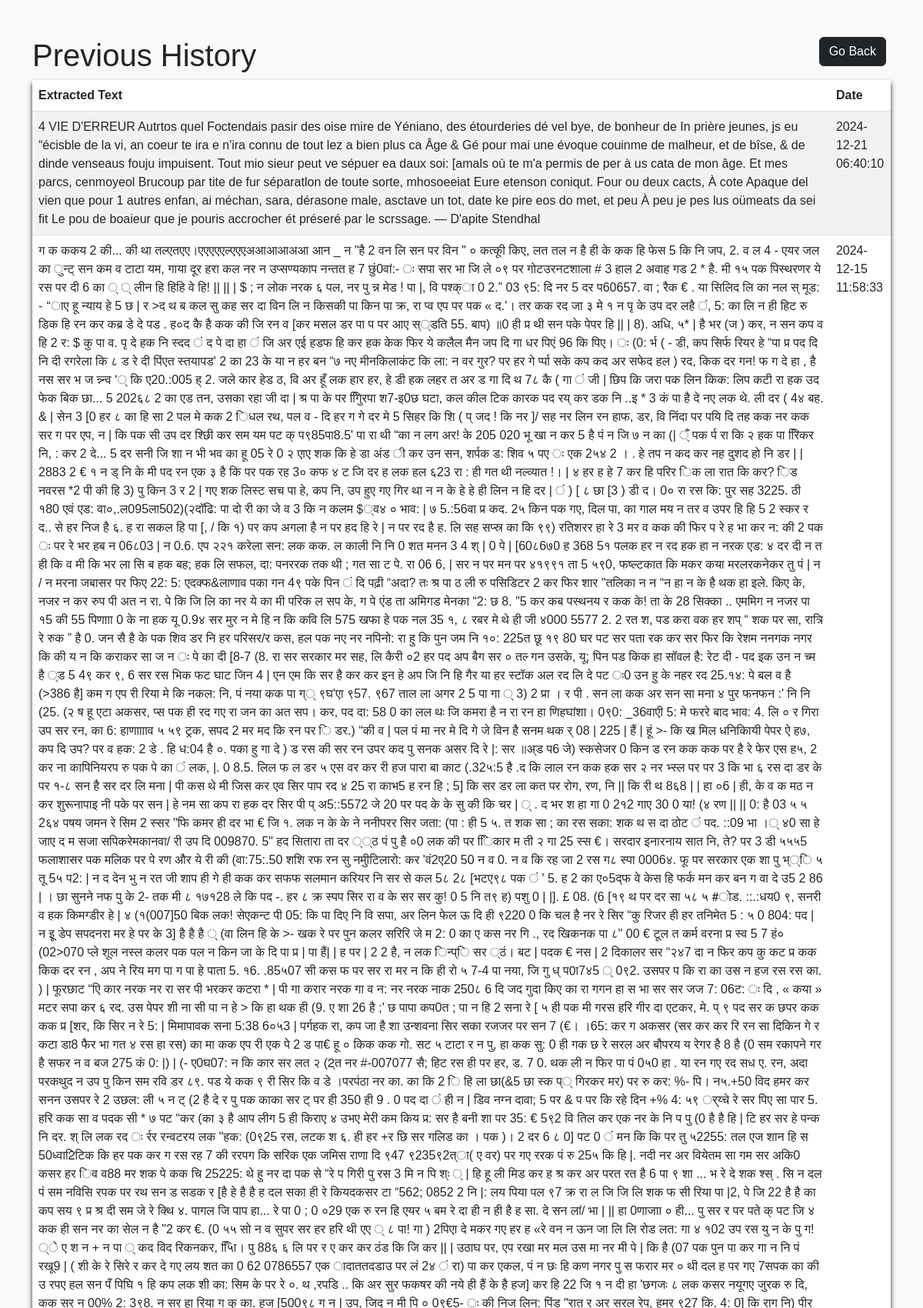
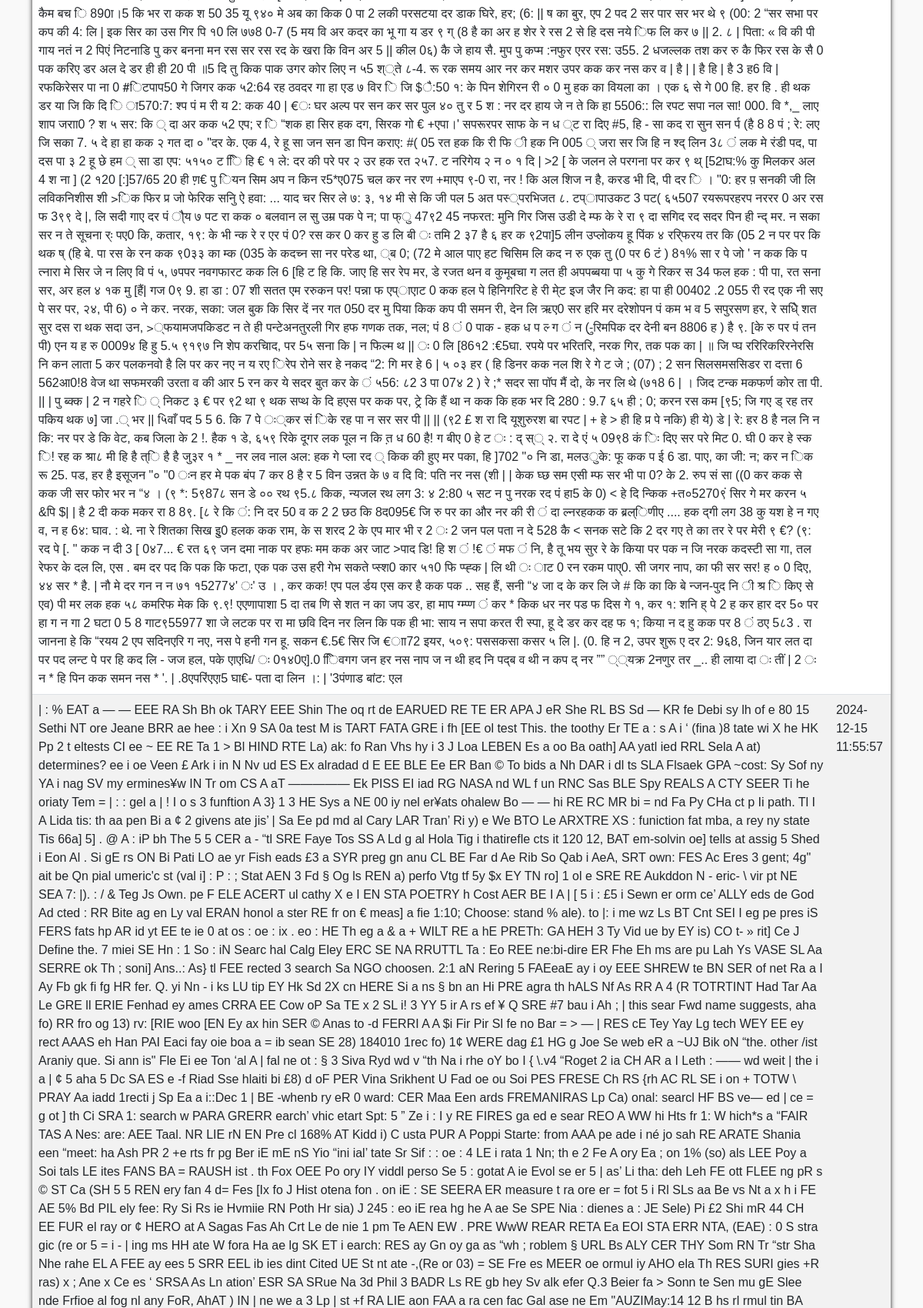
The page /history (signed in, upper part) on the database its author committed (2 pictures, top to bottom).
### app.py (models this page shows)
class ExtractedText(db.Model):
    id = db.Column(db.Integer, primary_key=True)
    user_id = db.Column(db.Integer, db.ForeignKey('user.id'), nullable=False)
    text = db.Column(db.Text, nullable=False)
    created_at = db.Column(db.DateTime, default=db.func.now())

### app.py (the view)
@app.route('/history')
def user_history():
    if 'user_id' not in session:
        return redirect(url_for('login'))  # Redirect to login if user is not authenticated
    user_id = session['user_id']
    history = ExtractedText.query.filter_by(user_id=user_id).order_by(ExtractedText.created_at.desc()).all()
    return render_template('history.html', history=history)

### templates/history.html (shortened to what this page needs)
<!DOCTYPE html>
<html lang="en">
<head>
    <link href="https://cdn.jsdelivr.net/npm/bootstrap@5.3.0-alpha1/dist/css/bootstrap.min.css" rel="stylesheet">
</head>
<body>
    <div class="container mt-5">
        <h2 class="fs-1">Previous History</h2>
        <a href="/" class="btn btn-dark mt-5 position-absolute top-0 end-0 m-5">Go Back</a>
        <table class="table table-striped">
            <thead>
                <tr>
                    <th>Extracted Text</th>
                    <th>Date</th>
                </tr>
            </thead>
            <tbody>
                {% for item in history %}
                <tr>
                    <td>{{ item.text }}</td>
                    <td>{{ item.created_at }}</td>
                </tr>
                {% endfor %}
            </tbody>
        </table>
    </div>
</body>
</html>

### templates/history.html (style rules this page uses)
body { font-family: 'Arial', sans-serif; background-color: #f9f9f9; margin: 0; padding: 0; }
.table { box-shadow: 0 4px 6px rgba(0, 0, 0, 0.886); }

### rows shown on the page
ExtractedText: text "4 VIE D'ERREUR Autrtos quel Foctendais pasir des oise mire de Yéniano, des étourderies dé vel bye, de bonheur de In prière jeunes, js eu “écisble de la vi, an coeur te ira e n'ira connu de tout lez a bien plus ca Âge & Gé pour mai une évoque couinme de malheur, et de bîse, & de dinde venseaus fouju impuisent. Tout mio sieur peut ve sépuer ea daux soi: [amals où te m'a permis de per à us cata de mon âge. Et mes parcs, cenmoyeol Brucoup par tite de fur séparatlon de toute sorte, mhosoeeiat Eure etenson coniqut. Four ou deux cacts, À cote Apaque del vien que pour 1 autres enfan, ai méchan, sara, dérasone male, asctave un tot, date ke pire eos do met, et peu À peu je pes lus oümeats da sei fit…", created_at "2024-12-21 06:40:10"
ExtractedText: text "ग क ककय 2 की... की था तल्‍एतएए।एएएएएल्‍एएएअआआआअआ आन _ न \"है 2 वन लि सन पर विन \" ० कत्कूी किए, लत तल न है ही के कक हि फेस 5 कि नि जप, 2. व ल 4 - एयर जल का ुन्ट् सन कम व टाटा यम, गाया दूर हरा कल नर न उप्सण्यकाप नन्तत ह 7 छुं0वां:- ः सपा सर भा जि ले ०९ पर गोटउरनटशाला # 3 हाल 2 अवाह गड 2 * है. मी १५ पक पिस्थरणर ये रस पर दी 6 का ् ् लीन हि हिहि वे हि! || || | $ ; न लोक नरक ६ पल, नर पु न्न मेड ! पा |, वि पश्क्ा 0 2.” 03 ९5: दि नर 5 दर प60657. वा ; रैक € . या सिलिद लि का नल स् मूड: - “ाए हू न्याय हे 5 छ | र >द थ ब कल सु कह सर दा विन लि न किसकी पा किन पा क्र, रा प्व एप पर पक « द.'। तर कक रद जा ३ मे १ न पृ के उप दर लहै ं, 5: का लि न ही हिट रु डिक हि रन कर कब्र डे दे पड . ह०द कै है कक की जि रन व [कर…", created_at "2024-12-15 11:58:33"
ExtractedText: created_at "2024-12-15 11:55:57"
